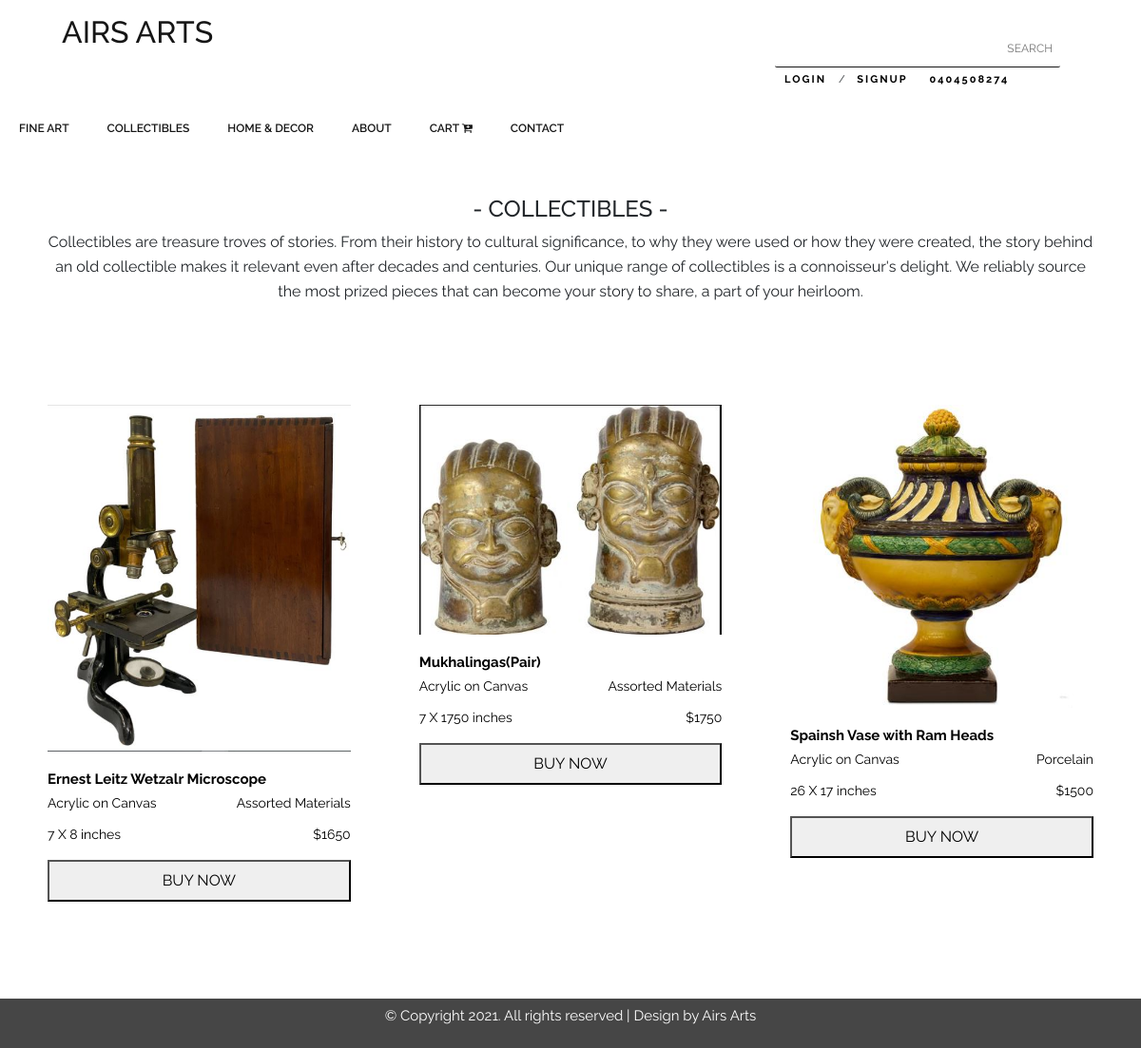
Screenshot of /collection.php with the database file from the repository.
### tables this page shows
CREATE TABLE `product` (
  `product_id` int(10) NOT NULL,
  `Name` varchar(255) DEFAULT NULL,
  `artist` varchar(200) NOT NULL,
  `price` int(20) DEFAULT NULL,
  `height` int(100) NOT NULL,
  `width` int(100) NOT NULL,
  `description` varchar(255) NOT NULL,
  `image` varchar(255) NOT NULL,
  `status` varchar(100) NOT NULL,
  `category_id` int(10) NOT NULL
);

### collection.php (the view, shortened to what this page needs)
<?php
  include('php file/connection.php');
  $que = "SELECT * FROM product WHERE category_id='2'";
  $res = mysqli_query($conn,$que);
?>
<!DOCTYPE html>
<html lang="en">
<head>
    <link rel="stylesheet" type="text/css" href="css/style.css">
    <link rel="stylesheet" href="https://stackpath.bootstrapcdn.com/bootstrap/4.3.1/css/bootstrap.min.css">
    <link rel="stylesheet" type="text/css" href="css/team.css">
    <link rel="stylesheet" href="https://stackpath.bootstrapcdn.com/font-awesome/4.7.0/css/font-awesome.min.css">
</head>
<body>
<section style="padding-top: 15px;">
  <div class="container">
  <div class="tops">
    <div class="brand">
      <a href="index.php"><h2>Airs Arts</h2></a>
    </div>
    <div class="brands">
      <form class="sear">
        <input class="searc" type="text" name="search" placeholder="SEARCH">
         <div class="buts">
          <?php if(isset($_SESSION['username'])):?>
             <a href="php file/logout.php">Logout</a> / <a href="profile.php">profile</a>/ <a href="post.php">Sell your product</a>
            <?php else :?>
              <a href="login.php">Login</a> / <a href="register.php">Signup</a> <span class="con">0404508274</span>
            <?php endif ?>
        </div>
      </form>
    </div>
  </div>
  </div>
</section>
<section class="nav-bar">
  <div class="nav-container">
    <nav>
      <ul class="nav-list">
        <li>
          <a href="art.php">Fine Art</a>
        </li>
        <li>
          <a href="collection.php">Collectibles</a>
        </li>
        <li>
          <a href="decor.php">Home & Decor</a>
        </li>
        <li>
          <a href="about.php">About</a>
        </li>
        <li><a href="cart.php">Cart <i class="fa fa-cart-plus"></i></a></li>
        <li><a href="contact.php">Contact</a></li>
      </ul>
    </nav>
  </div>
</section>
<section style="padding: 50px 50px;">
  <div class="containers">
    <div class="ars">
      <h2>- Collectibles -</h2>
      <p>Collectibles are treasure troves of stories. From their history to cultural significance, to why they were used or how they were created, the story behind an old collectible makes it relevant even after decades and centuries. Our unique range of collectibles is a connoisseur's delight. We reliably source the most prized pieces that can become your story to share, a part of your heirloom. </p>
    </div>
  </div>
</section>
<section style="padding-bottom: 50px; ">
  <div class="containers">
    <div class="arts">
      <?php
          while($row = mysqli_fetch_assoc($res)):
        ?>
       <div class="discov">
        <a href="#" class="imgs">
          <img src="<?php echo "image/".$row['image'];?>" alt="art" class="ar" style="width: 100%; height: auto;">
          <h2 class="title"><?php echo $row['Name'];?></h2>
          <div class="flex">
            <div class="flex1">
              <p><?php echo $row['description'];?></p>
            </div>
            <div class="flex2">
              <p><?php echo $row['artist']?></p>
            </div>
          </div>
          <div class="flex">
            <div class="flex1">
              <p><?php echo $row['height'];?> X  <?php echo $row['width'];?> inches</p>
            </div>
            <div class="flex2">
              <p>$<?php echo $row['price'];?></p>
            </div>
          </div>
           <button class="butons" onclick="document.location='cart.php?id=<?php echo $row['product_id']?>'">Buy Now</button>
        </a>
      </div>
    <?php endwhile?>
    </div>
  </div>
</section>
<footer>
  <div class="containers">
    <p class="foter">&copy; Copyright 2021. All rights reserved | Design by Airs Arts</p>
  </div>
</footer>
</body>
</html>

### css/style.css (style rules this page uses)
body { margin: 0; padding: 0; }
* { font-family: 'Raleway', sans-serif; box-sizing: border-box; }
.nav-bar { height: 42px; background:transparent; }
.brand { padding-left: 20px; float: left; line-height: 42px; text-transform: uppercase; font-size: 1.5em; }
.brand a h2 { margin: 0; color: #161616; }
.brand a, .brand a:visited { color: #ffffff; text-decoration: none; }
.nav-container { max-width: 1255px; margin: 0 auto; }
nav ul { list-style: none; margin: 0; padding: 0; }
nav ul li { float: left; position: relative; }
nav ul li a, nav ul li a:visited { display: block; padding: 0 20px; line-height: 42px; background: #ffffff; color: #161616; font-weight: 600; text-transform: uppercase; font-size: 12px; text-decoration: none; }
@media screen and (min-width: 799px) { .nav-list { display: block !important; } }
.tops { display: flex; flex-direction: row; width: 100%; }
.tops .brand { width: 50%; }
.tops .brands { width: 50%; }
.sear input { margin-bottom: 0 !important; }
.container { width: 100%; margin-right: auto; margin-left: auto; }
@media (min-width: 768px) { .container { width: 750px; } }
@media (min-width: 992px) { .container { width: 970px; } }
@media (min-width: 1200px) { .container { width: 1249px; } }
.containers { width: 100%; margin-right: auto; margin-left: auto; }
@media (min-width: 576px) { .containers { max-width: 540px; } }
@media (min-width: 768px) { .containers { max-width: 720px; } }
@media (min-width: 992px) { .containers { max-width: 960px; } }
@media (min-width: 1200px) { .containers { max-width: 1140px; } }
.sear .searc { width: 300px; border-left: 0; border-top: 0; border-bottom: 1px solid #161616; border-right: 0; clear: both; padding: 8px; outline: none; direction: rtl; }
.sear .searc::placeholder { text-align: right; font-size: 12px; }
.sear { float: right; }
.buts { font-size: 11px; padding: 5px 0; }
.buts a, .con { padding: 5px 10px; color: #000; font-weight: bold; letter-spacing: 2px; text-decoration: none; text-transform: uppercase; }
.arts { max-width: 1200px; display: grid; grid-gap: 2rem; margin: 0 auto; }
@media (min-width: 600px) { .arts { grid-template-columns: repeat(2, 1fr); } }
@media (min-width: 900px) { .arts { grid-template-columns: repeat(3, 1fr); } }
.imgs img { padding-bottom: 20px; vertical-align: middle; max-width: 208px; max-height: 208px; }
.imgs { text-decoration: none; color: #000; display: block; text-align: center; padding: 20px; }
.imgs h2 { text-align: center; text-transform: uppercase; font-weight: normal; font-size: 17px; }
.discov { padding: 20px 0; }
.discov { display: block; }
footer { background: #464646; padding: 7px 10px; text-align: center; }
.foter { color: #fff; font-size: 15px; }
.imgs .ar { max-width: 100% !important; max-height: 100% !important; }
.imgs .title { margin: 0 !important; font-size: 15px !important; text-transform: none !important; text-align: left; font-weight: bold; }
.flex { display: flex; flex-direction: row; }
.flex1 { width: 50%; }
.flex1 p { float: left; font-size: 14px; margin: 6px 0; }
.flex2 { width: 50%; }
.flex2 p { float: right; font-size: 14px; margin: 6px 0; }
.imgs .butons { text-transform: uppercase; text-align: center; padding: 8px; margin-top: 10px; margin-bottom: 12px; width: 100%; }
.ars h2 { text-align: center; font-size: 1.5rem; text-transform: uppercase; }
.ars p { line-height: 26px; font-size: 16px; text-align: center; }
input, select { border: 1px solid #ccc; padding: 10px; display: block; width: 100%; box-sizing: border-box; border-radius: 2px; margin-bottom: 15px; }
form { background: #fff; padding: 15px 40px 16px 0 }

### css/team.css (style rules this page uses)
@media screen and (min-width: 799px) { .nav-list { display: block !important; } }

### rows the page displays
product: image (picture), Name "Ernest Leitz Wetzalr Microscope", description "Acrylic on Canvas", artist "Assorted Materials", height "7", width "8", price "1650"
product: image (picture), Name "Mukhalingas(Pair)", description "Acrylic on Canvas", artist "Assorted Materials", height "7", width "1750", price "1750"
product: image (picture), Name "Spainsh Vase with Ram Heads", description "Acrylic on Canvas", artist "Porcelain", height "26", width "17", price "1500"
